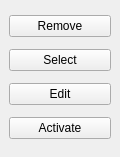
<ui version="4.0" >
 <class>lp_ladspa_manager_item</class>
 <widget class="QWidget" name="lp_ladspa_manager_item" >
  <property name="geometry" >
   <rect>
    <x>0</x>
    <y>0</y>
    <width>120</width>
    <height>157</height>
   </rect>
  </property>
  <property name="windowTitle" >
   <string>Form</string>
  </property>
  <layout class="QGridLayout" >
   <property name="margin" >
    <number>9</number>
   </property>
   <property name="spacing" >
    <number>6</number>
   </property>
   <item row="0" column="0" >
    <widget class="QPushButton" name="pb_remove" >
     <property name="text" >
      <string>Remove</string>
     </property>
    </widget>
   </item>
   <item row="1" column="0" >
    <widget class="QPushButton" name="pb_select" >
     <property name="text" >
      <string>Select</string>
     </property>
    </widget>
   </item>
   <item row="3" column="0" >
    <widget class="QPushButton" name="pb_activate" >
     <property name="text" >
      <string>Activate</string>
     </property>
    </widget>
   </item>
   <item row="2" column="0" >
    <widget class="QPushButton" name="pb_edit" >
     <property name="text" >
      <string>Edit</string>
     </property>
    </widget>
   </item>
  </layout>
 </widget>
 <resources/>
 <connections/>
</ui>
